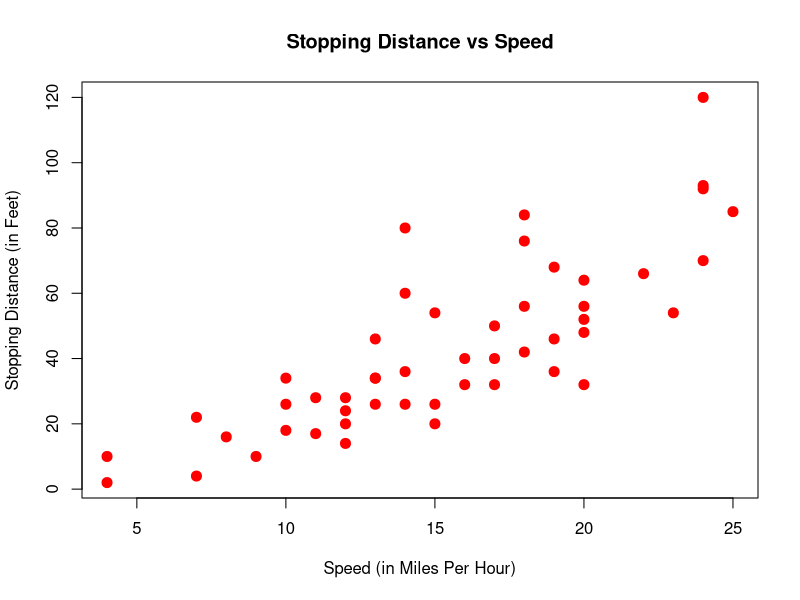
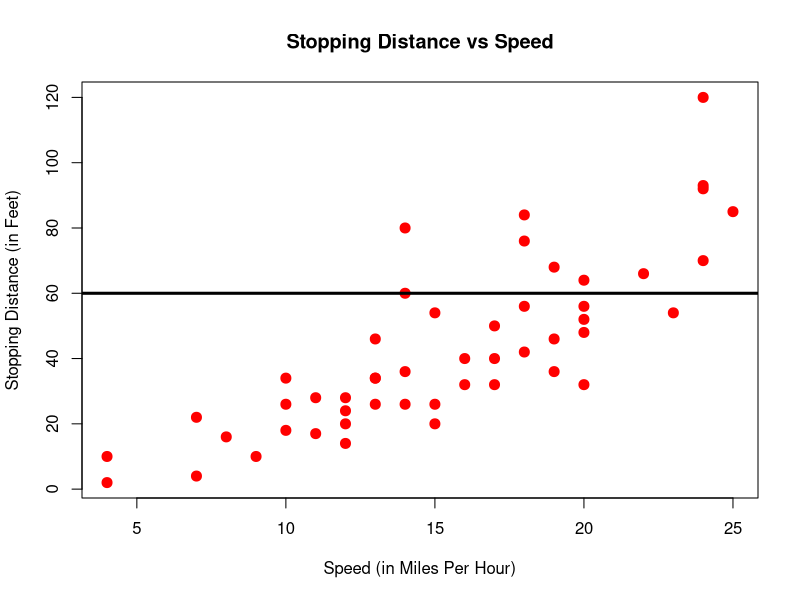
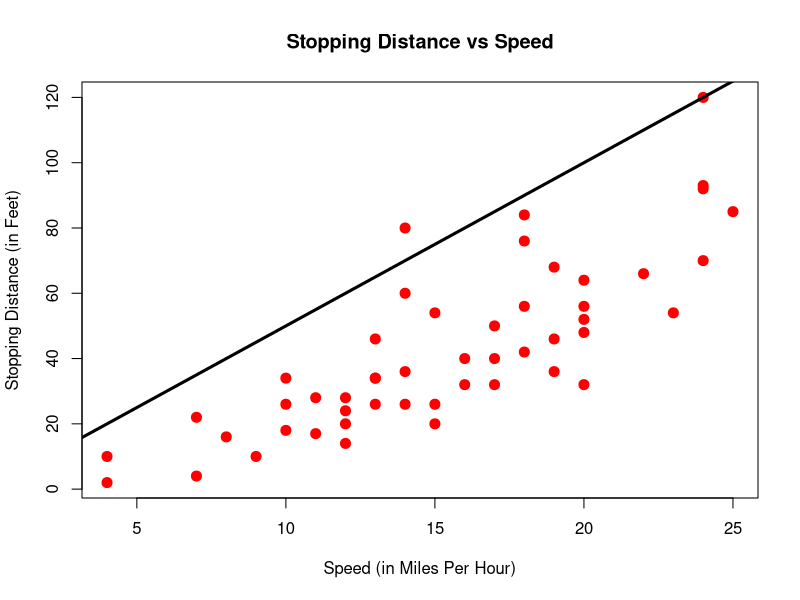
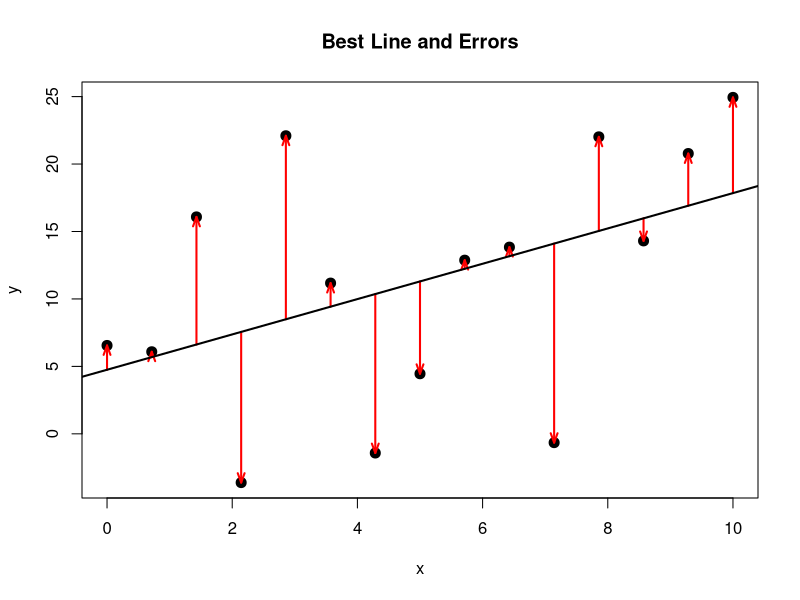
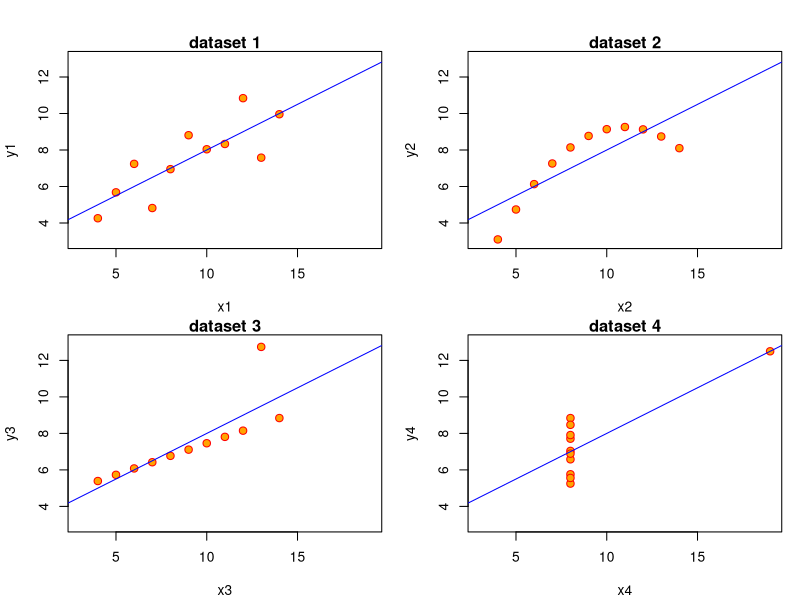
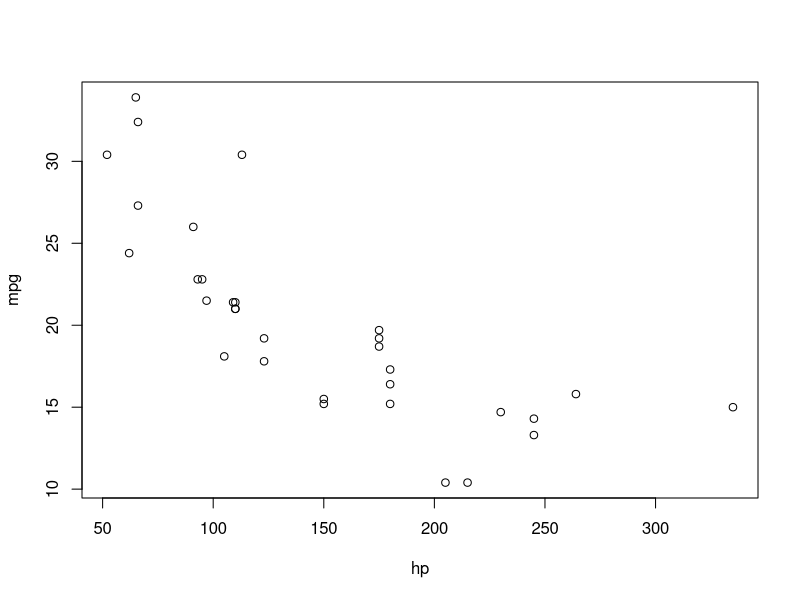

R code for these plots, in order:
## ---- chunk 1
head(cars)
## ---- chunk 2
dim(cars)
## ---- chunk 3
plot(dist ~ speed, data = cars,
     xlab = "Speed (in Miles Per Hour)",
     ylab = "Stopping Distance (in Feet)",
     main = "Stopping Distance vs Speed",
     pch  = 20,
     cex  = 2,
     col  = "red")
## ---- chunk 4
plot(dist ~ speed, data = cars,
     xlab = "Speed (in Miles Per Hour)",
     ylab = "Stopping Distance (in Feet)",
     main = "Stopping Distance vs Speed",
     pch  = 20,
     cex  = 2,
     col  = "red")
abline(a = 60,b = 0,lw=3)
## ---- chunk 5
plot(dist ~ speed, data = cars,
     xlab = "Speed (in Miles Per Hour)",
     ylab = "Stopping Distance (in Feet)",
     main = "Stopping Distance vs Speed",
     pch  = 20,
     cex  = 2,
     col  = "red")
abline(a = 0,b = 5,lw=3)
## ---- chunk 6
generate_data = function(int = 1,
                         slope = 2,
                         sigma = 10,
                         n_obs = 15,
                         x_min = 0,
                         x_max = 10) {
  x = seq(x_min, x_max, length.out = n_obs)
  y = int + slope * x + rnorm(n_obs, 0, sigma)
  fit = lm(y ~ x)
  y_hat = fitted(fit)
  y_bar = rep(mean(y), n_obs)
  data.frame(x, y, y_hat, y_bar)
}

plot_total_dev = function(reg_data) {
  plot(reg_data$x, reg_data$y, main = "SST (Sum of Squares Total)", 
       xlab = "x", ylab = "y", pch = 20, cex = 2, col = "grey")
  arrows(reg_data$x, reg_data$y_bar,
         reg_data$x, reg_data$y,
         col = 'grey', lwd = 1, lty = 3, length = 0.2, angle = 20)
  abline(h = mean(reg_data$y), lwd = 2,col = "grey")
  # abline(lm(y ~ x, data = reg_data), lwd = 2, col = "grey")
}

plot_total_dev_prop = function(reg_data) {
  plot(reg_data$x, reg_data$y, main = "SST (Sum of Squares Total)", 
       xlab = "x", ylab = "y", pch = 20, cex = 2, col = "grey")
  arrows(reg_data$x, reg_data$y_bar,
         reg_data$x, reg_data$y_hat,
         col = 'darkorange', lwd = 1, length = 0.2, angle = 20)
  arrows(reg_data$x, reg_data$y_hat,
         reg_data$x, reg_data$y,
         col = 'dodgerblue', lwd = 1, lty = 2, length = 0.2, angle = 20)
  abline(h = mean(reg_data$y), lwd = 2,col = "grey")
  abline(lm(y ~ x, data = reg_data), lwd = 2, col = "grey")
}

plot_unexp_dev = function(reg_data) {
  plot(reg_data$x, reg_data$y, main = "Best Line and Errors",
       xlab = "x", ylab = "y", pch = 20, cex = 2)
  arrows(reg_data$x, reg_data$y_hat,
         reg_data$x, reg_data$y,
         col = 'red', lwd = 2, lty = 1, length = 0.1, angle = 20)
  abline(lm(y ~ x, data = reg_data), lwd = 2, col = "black")
}

plot_exp_dev = function(reg_data) {
  plot(reg_data$x, reg_data$y, main = "SSReg (Sum of Squares Regression)", 
  xlab = "x", ylab = "y", pch = 20, cex = 2, col = "grey")
  arrows(reg_data$x, reg_data$y_bar,
         reg_data$x, reg_data$y_hat,
         col = 'darkorange', lwd = 1, length = 0.2, angle = 20)
  abline(lm(y ~ x, data = reg_data), lwd = 2, col = "grey")
  abline(h = mean(reg_data$y), col = "grey")
}
## ---- chunk 7
set.seed(21)
plot_data = generate_data(sigma = 7)
## ---- chunk 8
plot_unexp_dev(plot_data)
## ---- chunk 9
##-- now some "magic" to do the 4 regressions in a loop:
ff <- y ~ x
mods <- setNames(as.list(1:4), paste0("lm", 1:4))
for(i in 1:4) {
  ff[2:3] <- lapply(paste0(c("y","x"), i), as.name)
  ## or   ff[[2]] <- as.name(paste0("y", i))
  ##      ff[[3]] <- as.name(paste0("x", i))
  mods[[i]] <- lmi <- lm(ff, data = anscombe)
}

op <- par(mfrow = c(2, 2), mar = 0.1+c(4,4,1,1), oma =  c(0, 0, 2, 0))
for(i in 1:4) {
  ff[2:3] <- lapply(paste0(c("y","x"), i), as.name)
  plot(ff, data = anscombe, col = "red", pch = 21, bg = "orange", cex = 1.2,
       xlim = c(3, 19), ylim = c(3, 13),main=paste("dataset",i))
  abline(mods[[i]], col = "blue")
}
par(op)
## ---- chunk 10
with(mtcars,plot(hp,mpg))
